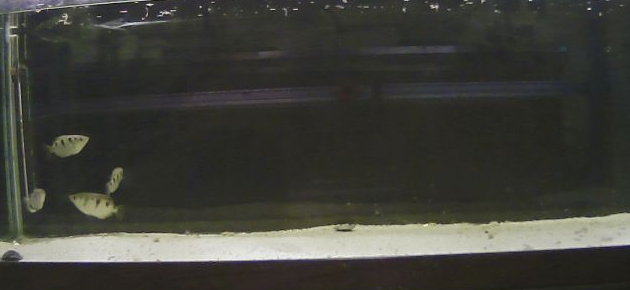
#> input picture actualframe.png, 630 x 290 px
$ python sweep_one_frame.py
#> lines starting #> are read from the running program, lines starting #| are printed output that depends on the picture; after the words box and inside, x2 and y2 are one past the last pixel; in counts of white or black regions, pixels touching at a corner belong together
import matplotlib
from matplotlib import pyplot as plt
import numpy as np
import argparse
import cv2

def histogram_intersection(hist_1, hist_2):
    minima = np.minimum(hist_1, hist_2)
    intersection = np.true_divide(np.sum(minima), np.sum(hist_2))
    return intersection

realframe = cv2.imread('actualframe.png')
#> realframe is the input picture: shape (290, 630, 3); mean B, G, R 57.6, 63.9, 63.4
tinyfish  = cv2.imread('tinyfish.png')
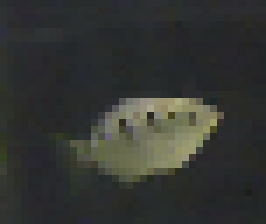
#> input picture tinyfish.png, 38 x 32 px (shown 7 times larger)
#> tinyfish is the input picture: shape (32, 38, 3); mean B, G, R 49.8, 53.3, 51.4

fishchannels  = cv2.split(tinyfish)
colors = ('b', 'g', 'r')
height, width, channels = realframe.shape
#> height = 290; width = 630; channels = 3

# Histogram of the tiny fish
for (chan, color) in zip(fishchannels, colors):
    #ground_truth_histogram = cv2.calcHist([chan], [0], None, [256], [0,256])
    gt_hist, gt_bins = np.histogram(chan, bins = 100, range = [0, 256])
#> this loop made 3 passes
#> color on passes 1 to 3: 'b', 'g', 'r'
    #plt.plot(gt_hist, color = color, linewidth = 2.0)
    #plt.xlim([0,256])

for y in range(0, height-32, 5):
    for x in range(0, width-38, 5):
        #print("Height: "+str(height)+"Width: "+str(width))
        testimg   = realframe[y:y+32, x:x+38, :]
        testchans = cv2.split(testimg)

        for (chan, color) in zip(testchans, colors):
            test_hist, test_bins = np.histogram(chan, bins = 100, range = [0, 256])

        intersection = histogram_intersection(gt_hist, test_hist)
        #print("Intersection Value: "+str(intersection))
        #print("X: "+str(x)+"Y: "+str(y))
        # iterator = 0
        if (intersection >= 0.8):
            # iterator = iterator+1
            print("Fish found at: "+str(x)+" , "+str(y))
            cv2.rectangle(realframe,(x,y),(x+40, y+40), (0,255,0),3)
#> this loop made 52 passes
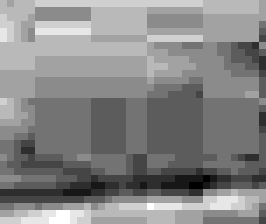
#> chan: shape (32, 38) (shown 7 times larger); min 27, max 38, mean 32.8; drawn with min black and max white
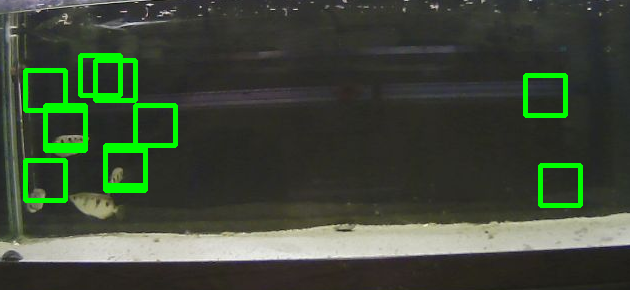
#> realframe: shape (290, 630, 3); 4.17% of pixels changed, all inside (x1, y1, x2, y2) = (23, 53, 583, 208)
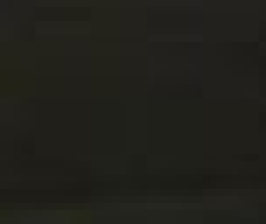
#> testimg: shape (32, 38, 3) (shown 7 times larger); mean B, G, R 26.9, 32.5, 32.8
            # [5 lines of commented-out code are left out]

cv2.imshow("Frame", realframe)

cv2.waitKey(0)
